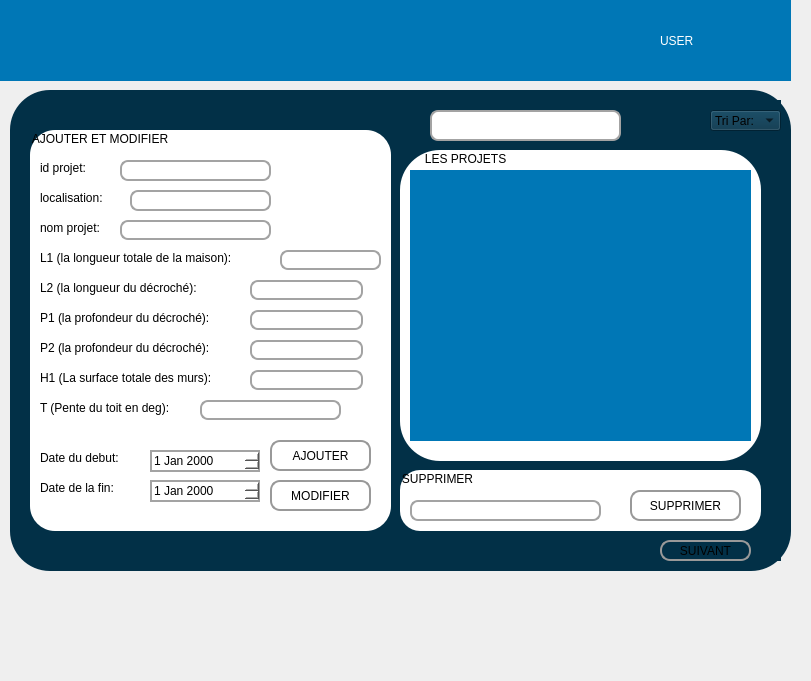
     <widget class="QWidget" name="main_body" native="true">
      <property name="geometry">
       <rect>
        <x>250</x>
        <y>0</y>
        <width>811</width>
        <height>681</height>
       </rect>
      </property>
      <property name="styleSheet">
       <string notr="true">#main_body{
background-color:#023047;}</string>
      </property>
      <widget class="QLabel" name="label_8">
       <property name="geometry">
        <rect>
         <x>0</x>
         <y>-20</y>
         <width>791</width>
         <height>101</height>
        </rect>
       </property>
       <property name="styleSheet">
        <string notr="true">/*background-color:rgb(83, 166, 255);*/
background-color:#0077b6;</string>
       </property>
       <property name="text">
        <string/>
       </property>
      </widget>
      <widget class="QLabel" name="label_21">
       <property name="geometry">
        <rect>
         <x>710</x>
         <y>20</y>
         <width>91</width>
         <height>41</height>
        </rect>
       </property>
       <property name="text">
        <string/>
       </property>
       <property name="pixmap">
        <pixmap resource="res.qrc">:/new/prefix1/res/log-in.png</pixmap>
       </property>
      </widget>
      <widget class="QLabel" name="label_23">
       <property name="geometry">
        <rect>
         <x>660</x>
         <y>20</y>
         <width>51</width>
         <height>41</height>
        </rect>
       </property>
       <property name="styleSheet">
        <string notr="true">font: 75 18pt &quot;System&quot;;
color:white;
</string>
       </property>
       <property name="text">
        <string>USER</string>
       </property>
      </widget>
      <widget class="QLabel" name="label_26">
       <property name="geometry">
        <rect>
         <x>10</x>
         <y>90</y>
         <width>781</width>
         <height>481</height>
        </rect>
       </property>
       <property name="styleSheet">
        <string notr="true">border-radius:40px;
background-color:#023047;
</string>
       </property>
       <property name="text">
        <string/>
       </property>
      </widget>
      <widget class="QStackedWidget" name="stackedWidget_2">
       <property name="geometry">
        <rect>
         <x>30</x>
         <y>100</y>
         <width>751</width>
         <height>461</height>
        </rect>
       </property>
       <property name="styleSheet">
        <string notr="true">background-color:#023047;</string>
       </property>
       <property name="currentIndex">
        <number>0</number>
       </property>
       <widget class="QWidget" name="page_6">
        <widget class="QGroupBox" name="groupBox">
         <property name="geometry">
          <rect>
           <x>0</x>
           <y>30</y>
           <width>361</width>
           <height>401</height>
          </rect>
         </property>
         <property name="styleSheet">
          <string notr="true">font: 75 12pt &quot;System&quot;;
border-radius:25px;
background-color:white;</string>
         </property>
         <property name="title">
          <string>AJOUTER ET MODIFIER</string>
         </property>
         <widget class="QLabel" name="label_10">
          <property name="geometry">
           <rect>
            <x>10</x>
            <y>30</y>
            <width>91</width>
            <height>16</height>
           </rect>
          </property>
          <property name="text">
           <string>id projet:</string>
          </property>
         </widget>
         <widget class="QLabel" name="label_11">
          <property name="geometry">
           <rect>
            <x>10</x>
            <y>60</y>
            <width>81</width>
            <height>16</height>
           </rect>
          </property>
          <property name="text">
           <string>localisation:</string>
          </property>
         </widget>
         <widget class="QLabel" name="label_12">
          <property name="geometry">
           <rect>
            <x>10</x>
            <y>90</y>
            <width>81</width>
            <height>16</height>
           </rect>
          </property>
          <property name="text">
           <string>nom projet:</string>
          </property>
         </widget>
         <widget class="QLabel" name="label_13">
          <property name="geometry">
           <rect>
            <x>10</x>
            <y>320</y>
            <width>101</width>
            <height>16</height>
           </rect>
          </property>
          <property name="text">
           <string>Date du debut:</string>
          </property>
         </widget>
         <widget class="QLabel" name="label_14">
          <property name="geometry">
           <rect>
            <x>10</x>
            <y>350</y>
            <width>101</width>
            <height>16</height>
           </rect>
          </property>
          <property name="text">
           <string>Date de la fin:</string>
          </property>
         </widget>
         <widget class="QLabel" name="label_15">
          <property name="geometry">
           <rect>
            <x>10</x>
            <y>120</y>
            <width>241</width>
            <height>16</height>
           </rect>
          </property>
          <property name="text">
           <string>L1 (la longueur totale de la maison):</string>
          </property>
         </widget>
         <widget class="QLabel" name="label_16">
          <property name="geometry">
           <rect>
            <x>10</x>
            <y>150</y>
            <width>201</width>
            <height>16</height>
           </rect>
          </property>
          <property name="text">
           <string>L2 (la longueur du décroché):</string>
          </property>
         </widget>
         <widget class="QLabel" name="label_17">
          <property name="geometry">
           <rect>
            <x>10</x>
            <y>180</y>
            <width>201</width>
            <height>16</height>
           </rect>
          </property>
          <property name="text">
           <string>P1 (la profondeur du décroché):</string>
          </property>
         </widget>
         <widget class="QLabel" name="label_18">
          <property name="geometry">
           <rect>
            <x>10</x>
            <y>210</y>
            <width>211</width>
            <height>16</height>
           </rect>
          </property>
          <property name="text">
           <string>P2 (la profondeur du décroché):</string>
          </property>
         </widget>
         <widget class="QLabel" name="label_19">
          <property name="geometry">
           <rect>
            <x>10</x>
            <y>240</y>
            <width>211</width>
            <height>16</height>
           </rect>
          </property>
          <property name="text">
           <string>H1 (La surface totale des murs):</string>
          </property>
         </widget>
         <widget class="QLabel" name="label_20">
          <property name="geometry">
           <rect>
            <x>10</x>
            <y>270</y>
            <width>171</width>
            <height>16</height>
           </rect>
          </property>
          <property name="text">
           <string>T (Pente du toit en deg):</string>
          </property>
         </widget>
         <widget class="QLineEdit" name="id">
          <property name="geometry">
           <rect>
            <x>90</x>
            <y>30</y>
            <width>151</width>
            <height>21</height>
           </rect>
          </property>
          <property name="styleSheet">
           <string notr="true">
QLineEdit{
border:2px solid rgb(163, 163, 163);
/*border:	rgb(179, 179, 179);*/
border-radius:8px;
/*color:rgb(165, 165, 165);*/
padding-left:8px;
padding-right:8px;
/*background-color:rgb(255, 255, 255);*/}
QLineEdit:hover{
border:2px solid rgb(48,50,62);
border-radius:8px;
}
QLineEdit:focus{
border:2px solid rgb(163, 163, 163);
border-radius:8px;}</string>
          </property>
         </widget>
         <widget class="QLineEdit" name="l1">
          <property name="geometry">
           <rect>
            <x>250</x>
            <y>120</y>
            <width>101</width>
            <height>20</height>
           </rect>
          </property>
          <property name="styleSheet">
           <string notr="true">
QLineEdit{
border:2px solid rgb(163, 163, 163);
/*border:	rgb(179, 179, 179);*/
border-radius:8px;
/*color:rgb(165, 165, 165);*/
padding-left:8px;
padding-right:8px;
/*background-color:rgb(255, 255, 255);*/}
QLineEdit:hover{
border:2px solid rgb(48,50,62);
border-radius:8px;
}
QLineEdit:focus{
border:2px solid rgb(163, 163, 163);
border-radius:8px;}</string>
          </property>
         </widget>
         <widget class="QLineEdit" name="l2">
          <property name="geometry">
           <rect>
            <x>220</x>
            <y>150</y>
            <width>113</width>
            <height>20</height>
           </rect>
          </property>
          <property name="styleSheet">
           <string notr="true">

QLineEdit{
border:2px solid rgb(163, 163, 163);
/*border:	rgb(179, 179, 179);*/
border-radius:8px;
/*color:rgb(165, 165, 165);*/
padding-left:8px;
padding-right:8px;
/*background-color:rgb(255, 255, 255);*/}
QLineEdit:hover{
border:2px solid rgb(48,50,62);
border-radius:8px;
}
QLineEdit:focus{
border:2px solid rgb(163, 163, 163);
border-radius:8px;}</string>
          </property>
         </widget>
         <widget class="QLineEdit" name="p1">
          <property name="geometry">
           <rect>
            <x>220</x>
            <y>180</y>
            <width>113</width>
            <height>20</height>
           </rect>
          </property>
          <property name="styleSheet">
           <string notr="true">

QLineEdit{
border:2px solid rgb(163, 163, 163);
/*border:	rgb(179, 179, 179);*/
border-radius:8px;
/*color:rgb(165, 165, 165);*/
padding-left:8px;
padding-right:8px;
/*background-color:rgb(255, 255, 255);*/}
QLineEdit:hover{
border:2px solid rgb(48,50,62);
border-radius:8px;
}
QLineEdit:focus{
border:2px solid rgb(163, 163, 163);
border-radius:8px;}</string>
          </property>
         </widget>
         <widget class="QLineEdit" name="p2">
          <property name="geometry">
           <rect>
            <x>220</x>
            <y>210</y>
            <width>113</width>
            <height>20</height>
           </rect>
          </property>
          <property name="styleSheet">
           <string notr="true">

QLineEdit{
border:2px solid rgb(163, 163, 163);
/*border:	rgb(179, 179, 179);*/
border-radius:8px;
/*color:rgb(165, 165, 165);*/
padding-left:8px;
padding-right:8px;
/*background-color:rgb(255, 255, 255);*/}
QLineEdit:hover{
border:2px solid rgb(48,50,62);
border-radius:8px;
}
QLineEdit:focus{
border:2px solid rgb(163, 163, 163);
border-radius:8px;}</string>
          </property>
         </widget>
         <widget class="QLineEdit" name="h1">
          <property name="geometry">
           <rect>
            <x>220</x>
            <y>240</y>
            <width>113</width>
            <height>20</height>
           </rect>
          </property>
          <property name="styleSheet">
           <string notr="true">

QLineEdit{
border:2px solid rgb(163, 163, 163);
/*border:	rgb(179, 179, 179);*/
border-radius:8px;
/*color:rgb(165, 165, 165);*/
padding-left:8px;
padding-right:8px;
/*background-color:rgb(255, 255, 255);*/}
QLineEdit:hover{
border:2px solid rgb(48,50,62);
border-radius:8px;
}
QLineEdit:focus{
border:2px solid rgb(163, 163, 163);
border-radius:8px;}</string>
          </property>
         </widget>
         <widget class="QLineEdit" name="t">
          <property name="geometry">
           <rect>
            <x>170</x>
            <y>270</y>
            <width>141</width>
            <height>20</height>
           </rect>
          </property>
          <property name="styleSheet">
           <string notr="true">
QLineEdit{
border:2px solid rgb(163, 163, 163);
/*border:	rgb(179, 179, 179);*/
border-radius:8px;
/*color:rgb(165, 165, 165);*/
padding-left:8px;
padding-right:8px;
/*background-color:rgb(255, 255, 255);*/}
QLineEdit:hover{
border:2px solid rgb(48,50,62);
border-radius:8px;
}
QLineEdit:focus{
border:2px solid rgb(163, 163, 163);
border-radius:8px;}</string>
          </property>
         </widget>
         <widget class="QLineEdit" name="nom">
          <property name="geometry">
           <rect>
            <x>90</x>
            <y>90</y>
            <width>151</width>
            <height>20</height>
           </rect>
          </property>
          <property name="styleSheet">
           <string notr="true">
QLineEdit{
border:2px solid rgb(163, 163, 163);
/*border:	rgb(179, 179, 179);*/
border-radius:8px;
/*color:rgb(165, 165, 165);*/
padding-left:8px;
padding-right:8px;
/*background-color:rgb(255, 255, 255);*/}
QLineEdit:hover{
border:2px solid rgb(48,50,62);
border-radius:8px;
}
QLineEdit:focus{
border:2px solid rgb(163, 163, 163);
border-radius:8px;}</string>
          </property>
         </widget>
         <widget class="QLineEdit" name="local">
          <property name="geometry">
           <rect>
            <x>100</x>
            <y>60</y>
            <width>141</width>
            <height>21</height>
           </rect>
          </property>
          <property name="styleSheet">
           <string notr="true">
QLineEdit{
border:2px solid rgb(163, 163, 163);
/*border:	rgb(179, 179, 179);*/
border-radius:8px;
/*color:rgb(165, 165, 165);*/
padding-left:8px;
padding-right:8px;
/*background-color:rgb(255, 255, 255);*/}
QLineEdit:hover{
border:2px solid rgb(48,50,62);
border-radius:8px;
}
QLineEdit:focus{
border:2px solid rgb(163, 163, 163);
border-radius:8px;}</string>
          </property>
         </widget>
         <widget class="QDateEdit" name="date_deb">
          <property name="geometry">
           <rect>
            <x>120</x>
            <y>320</y>
            <width>110</width>
            <height>22</height>
           </rect>
          </property>
          <property name="styleSheet">
           <string notr="true">border:2px solid rgb(163, 163, 163);
</string>
          </property>
         </widget>
         <widget class="QDateEdit" name="date_fin">
          <property name="geometry">
           <rect>
            <x>120</x>
            <y>350</y>
            <width>110</width>
            <height>22</height>
           </rect>
          </property>
          <property name="styleSheet">
           <string notr="true">border:2px solid rgb(163, 163, 163);
</string>
          </property>
         </widget>
         <widget class="QPushButton" name="ajouter">
          <property name="geometry">
           <rect>
            <x>240</x>
            <y>310</y>
            <width>101</width>
            <height>31</height>
           </rect>
          </property>
          <property name="styleSheet">
           <string notr="true">
QPushButton{
border-style:solid;
border-width: 2px;
border-color: #999999;
border-radius: 10px;
/*background-color:rgb(58, 122, 62);*/

background-color: qlineargradient(x1: 0, y1: 0, x2: 0, y2: 1,
stop: 0 #CCCCCC, stop: 1 #AAAAAA);
}
QPushButton:hover{
background-color:#0077b6;

color:rgb(255,255,255);
 
}
QPushButton:pressed{
background-color:#0077b6;}</string>
          </property>
          <property name="text">
           <string>AJOUTER</string>
          </property>
          <property name="icon">
           <iconset resource="res.qrc">
            <normaloff>:/new/prefix1/res/plus-circle.png</normaloff>:/new/prefix1/res/plus-circle.png</iconset>
          </property>
         </widget>
         <widget class="QPushButton" name="modifier">
          <property name="geometry">
           <rect>
            <x>240</x>
            <y>350</y>
            <width>101</width>
            <height>31</height>
           </rect>
          </property>
          <property name="styleSheet">
           <string notr="true">
QPushButton{
border-style:solid;
border-width: 2px;
border-color: #999999;
border-radius: 10px;
/*background-color:rgb(58, 122, 62);*/

background-color: qlineargradient(x1: 0, y1: 0, x2: 0, y2: 1,
stop: 0 #CCCCCC, stop: 1 #AAAAAA);
}
QPushButton:hover{
background-color:#0077b6;

color:rgb(255,255,255);
 
}
QPushButton:pressed{
background-color:#0077b6;}</string>
          </property>
          <property name="text">
           <string>MODIFIER</string>
          </property>
          <property name="icon">
           <iconset resource="res.qrc">
            <normaloff>:/new/prefix1/res/edit.png</normaloff>:/new/prefix1/res/edit.png</iconset>
          </property>
         </widget>
         <zorder>label_10</zorder>
         <zorder>label_11</zorder>
         <zorder>label_12</zorder>
         <zorder>label_13</zorder>
         <zorder>label_14</zorder>
         <zorder>label_15</zorder>
         <zorder>label_16</zorder>
         <zorder>label_17</zorder>
         <zorder>label_18</zorder>
         <zorder>label_19</zorder>
         <zorder>label_20</zorder>
         <zorder>id</zorder>
         <zorder>l1</zorder>
         <zorder>l2</zorder>
         <zorder>p1</zorder>
         <zorder>p2</zorder>
         <zorder>h1</zorder>
         <zorder>t</zorder>
         <zorder>nom</zorder>
         <zorder>local</zorder>
         <zorder>date_deb</zorder>
         <zorder>date_fin</zorder>
         <zorder>modifier</zorder>
         <zorder>ajouter</zorder>
        </widget>
        <widget class="QGroupBox" name="groupBox_2">
         <property name="geometry">
          <rect>
           <x>370</x>
           <y>50</y>
           <width>361</width>
           <height>311</height>
          </rect>
         </property>
         <property name="styleSheet">
          <string notr="true">border-radius:40px;
background-color:white;font: 75 12pt &quot;System&quot;;</string>
         </property>
         <property name="title">
          <string>       LES PROJETS</string>
         </property>
         <widget class="QTableView" name="tab_projet">
          <property name="geometry">
           <rect>
            <x>10</x>
            <y>20</y>
            <width>341</width>
            <height>271</height>
           </rect>
          </property>
          <property name="styleSheet">
           <string notr="true">background-color:#0077b6;border:black;
border-radius:0px;</string>
          </property>
          <property name="frameShadow">
           <enum>QFrame::Plain</enum>
          </property>
         </widget>
         <widget class="QGroupBox" name="groupBox_3">
          <property name="geometry">
           <rect>
            <x>10</x>
            <y>389</y>
            <width>120</width>
            <height>71</height>
           </rect>
          </property>
          <property name="title">
           <string>GroupBox</string>
          </property>
         </widget>
        </widget>
        <widget class="QLineEdit" name="rechercher">
         <property name="geometry">
          <rect>
           <x>400</x>
           <y>10</y>
           <width>191</width>
           <height>31</height>
          </rect>
         </property>
         <property name="styleSheet">
          <string notr="true">
QLineEdit{
background-color:rgb(255, 255, 255);
border:2px solid rgb(163, 163, 163);
/*border:	rgb(179, 179, 179);*/
border-radius:8px;
/*color:rgb(165, 165, 165);*/
padding-left:8px;
padding-right:8px;
/*background-color:rgb(255, 255, 255);*/}
QLineEdit:hover{
border:2px solid rgb(48,50,62);
border-radius:8px;
}
QLineEdit:focus{
background-color:rgb(255, 255, 255);
border-radius:8px;}</string>
         </property>
        </widget>
        <widget class="QComboBox" name="tri">
         <property name="geometry">
          <rect>
           <x>680</x>
           <y>10</y>
           <width>71</width>
           <height>21</height>
          </rect>
         </property>
         <property name="styleSheet">
          <string notr="true"/>
         </property>
         <item>
          <property name="text">
           <string>Tri Par:</string>
          </property>
         </item>
         <item>
          <property name="text">
           <string>idP</string>
          </property>
         </item>
         <item>
          <property name="text">
           <string>place</string>
          </property>
         </item>
         <item>
          <property name="text">
           <string>nomP</string>
          </property>
         </item>
        </widget>
        <widget class="QGroupBox" name="groupBox_4">
         <property name="geometry">
          <rect>
           <x>370</x>
           <y>370</y>
           <width>361</width>
           <height>61</height>
          </rect>
         </property>
         <property name="styleSheet">
          <string notr="true">font: 75 12pt &quot;System&quot;;border-radius:20px;
background-color:white;</string>
         </property>
         <property name="title">
          <string>SUPPRIMER</string>
         </property>
         <widget class="QPushButton" name="supprimer">
          <property name="geometry">
           <rect>
            <x>230</x>
            <y>20</y>
            <width>111</width>
            <height>31</height>
           </rect>
          </property>
          <property name="styleSheet">
           <string notr="true">
QPushButton{
border-style:solid;
border-width: 2px;
border-color: #999999;
border-radius: 10px;
/*background-color:rgb(58, 122, 62);*/

background-color: qlineargradient(x1: 0, y1: 0, x2: 0, y2: 1,
stop: 0 #CCCCCC, stop: 1 #AAAAAA);
}
QPushButton:hover{
background-color:#0077b6;

color:rgb(255,255,255);
 
}
QPushButton:pressed{
background-color:#0077b6;}</string>
          </property>
          <property name="text">
           <string>SUPPRIMER</string>
          </property>
          <property name="icon">
           <iconset resource="res.qrc">
            <normaloff>:/new/prefix1/res/trash-2.png</normaloff>:/new/prefix1/res/trash-2.png</iconset>
          </property>
         </widget>
         <widget class="QLineEdit" name="id_supp">
          <property name="geometry">
           <rect>
            <x>10</x>
            <y>30</y>
            <width>191</width>
            <height>21</height>
           </rect>
          </property>
          <property name="styleSheet">
           <string notr="true">
QLineEdit{
border:2px solid rgb(163, 163, 163);
/*border:	rgb(179, 179, 179);*/
border-radius:8px;
/*color:rgb(165, 165, 165);*/
padding-left:8px;
padding-right:8px;
/*background-color:rgb(255, 255, 255);*/}
QLineEdit:hover{
border:2px solid rgb(48,50,62);
border-radius:8px;
}
QLineEdit:focus{
border:2px solid rgb(163, 163, 163);
border-radius:8px;}</string>
          </property>
         </widget>
        </widget>
        <widget class="QPushButton" name="suiv1">
         <property name="geometry">
          <rect>
           <x>630</x>
           <y>440</y>
           <width>91</width>
           <height>21</height>
          </rect>
         </property>
         <property name="styleSheet">
          <string notr="true">
QPushButton{
border-style:solid;
border-width: 2px;
border-color: #999999;
border-radius: 10px;
/*background-color:rgb(58, 122, 62);*/

background-color: qlineargradient(x1: 0, y1: 0, x2: 0, y2: 1,
stop: 0 #CCCCCC, stop: 1 #AAAAAA);
}
QPushButton:hover{
background-color:#0077b6;

color:rgb(255,255,255);
 
}
QPushButton:pressed{
background-color:#0077b6;}</string>
         </property>
         <property name="text">
          <string>SUIVANT</string>
         </property>
         <property name="icon">
          <iconset resource="res.qrc">
           <normaloff>:/new/prefix1/res/arrow-right.png</normaloff>:/new/prefix1/res/arrow-right.png</iconset>
         </property>
        </widget>
        <zorder>groupBox_2</zorder>
        <zorder>rechercher</zorder>
        <zorder>tri</zorder>
        <zorder>groupBox</zorder>
        <zorder>groupBox_4</zorder>
        <zorder>suiv1</zorder>
       </widget>
       <widget class="QWidget" name="page_3">
        <widget class="QPushButton" name="suivi2">
         <property name="geometry">
          <rect>
           <x>650</x>
           <y>450</y>
           <width>101</width>
           <height>23</height>
          </rect>
         </property>
         <property name="styleSheet">
          <string notr="true">
QPushButton{
border-radius:80vch;
background-color:rgb(147, 141, 143);
color:rgb(4, 4, 4);

}
QPushButton:hover{
background-color:rgb(199, 199, 199);
color:rgb(255,255,255);}
QPushButton:pressed{
background-color:rgb(100,170,255);}</string>
         </property>
         <property name="text">
          <string>SUIVANT</string>
         </property>
         <property name="icon">
          <iconset resource="res.qrc">
           <normaloff>:/new/prefix1/res/arrow-right.png</normaloff>:/new/prefix1/res/arrow-right.png</iconset>
         </property>
        </widget>
       </widget>
       <widget class="QWidget" name="page_4">
        <widget class="QPushButton" name="suiv3">
         <property name="geometry">
          <rect>
           <x>640</x>
           <y>430</y>
           <width>91</width>
           <height>23</height>
          </rect>
         </property>
         <property name="styleSheet">
          <string notr="true">
QPushButton{
border-style:solid;
border-width: 2px;
border-color: #999999;
border-radius: 10px;
/*background-color:rgb(58, 122, 62);*/

background-color: qlineargradient(x1: 0, y1: 0, x2: 0, y2: 1,
stop: 0 #CCCCCC, stop: 1 #AAAAAA);
}
QPushButton:hover{
background-color:#0077b6;

color:rgb(255,255,255);
 
}
QPushButton:pressed{
background-color:#0077b6;}</string>
         </property>
         <property name="text">
          <string>SUIVANT</string>
         </property>
         <property name="icon">
          <iconset resource="res.qrc">
           <normaloff>:/new/prefix1/res/arrow-right.png</normaloff>:/new/prefix1/res/arrow-right.png</iconset>
         </property>
        </widget>
        <widget class="QDoubleSpinBox" name="doubleSpinBox">
         <property name="geometry">
          <rect>
           <x>180</x>
           <y>170</y>
           <width>62</width>
           <height>22</height>
          </rect>
         </property>
        </widget>
       </widget>
      </widget>
      <zorder>label_8</zorder>
      <zorder>label_26</zorder>
      <zorder>label_21</zorder>
      <zorder>label_23</zorder>
      <zorder>stackedWidget_2</zorder>
     </widget>
